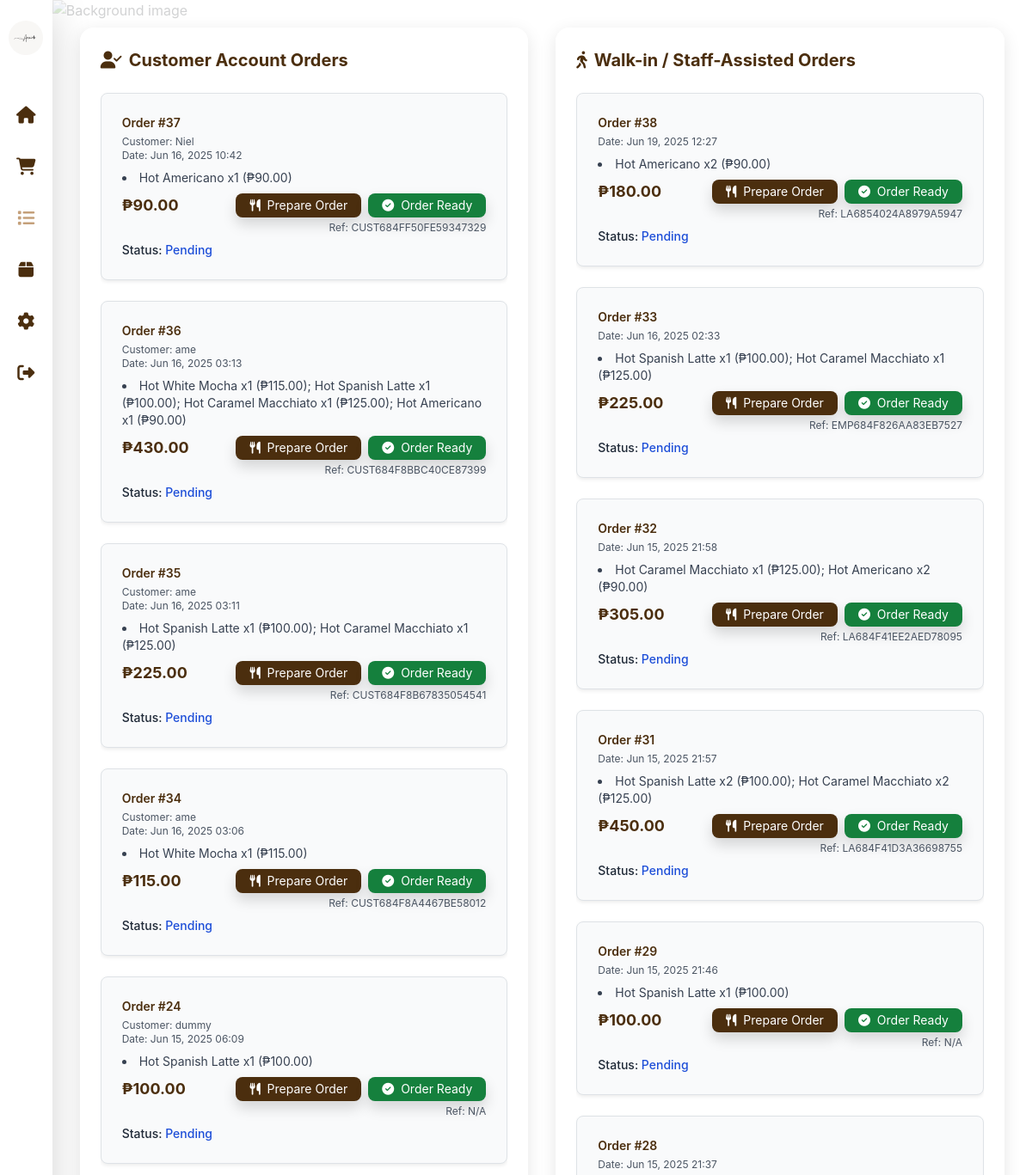
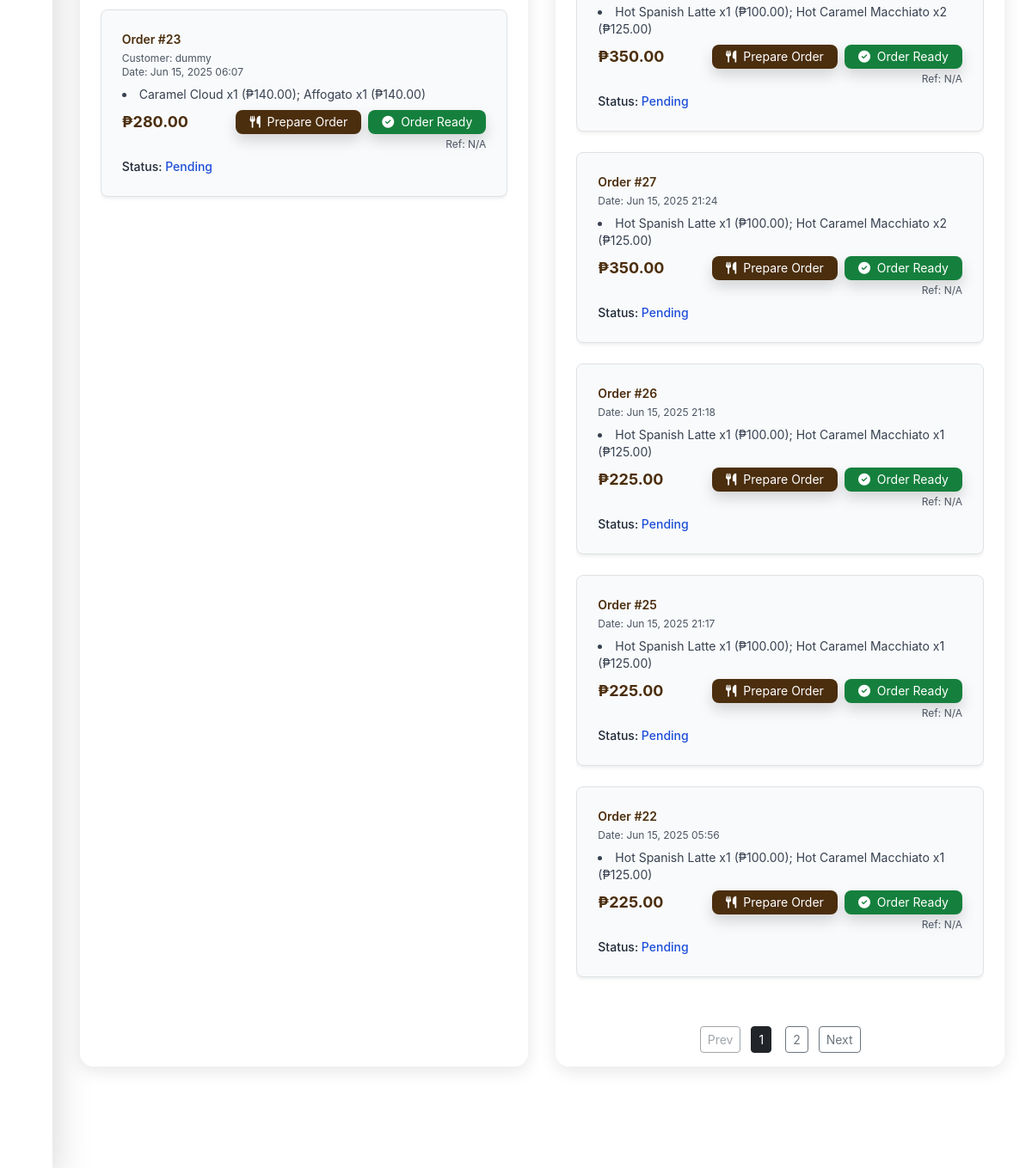
The app's page /all/tranlist.php (signed in) with its own data (2 pictures, top to bottom).
### tables this page shows
CREATE TABLE `orders` (
  `OrderID` int(11) NOT NULL,
  `OrderDate` timestamp NOT NULL DEFAULT current_timestamp(),
  `TotalAmount` decimal(10,2) NOT NULL,
  `OrderSID` int(11) NOT NULL
);

CREATE TABLE `customer` (
  `CustomerID` int(11) NOT NULL,
  `CustomerFN` varchar(50) NOT NULL,
  `CustomerLN` varchar(50) NOT NULL,
  `C_Username` varchar(50) NOT NULL,
  `C_Password` varchar(255) NOT NULL,
  `C_PhoneNumber` varchar(20) NOT NULL,
  `C_Email` varchar(100) NOT NULL
);

### classes/database.php (called while the page is built, shortened)
<?php
class database {
    function opencon() {
        return new PDO('mysql:host=localhost;dbname=amaihatest', 'root', '');
    }
    function getOrdersForOwnerOrEmployee($loggedInID, $userType) {
        $con = $this->opencon();
        $sql = "
            SELECT
                o.OrderID, o.OrderDate, o.TotalAmount, os.UserTypeID, c.C_Username AS CustomerUsername,
                e.EmployeeFN AS EmployeeFirstName, e.EmployeeLN AS EmployeeLastName,
                ow.OwnerFN AS OwnerFirstName, ow.OwnerLN AS OwnerLastName,
                p.PaymentMethod, p.ReferenceNo,
                GROUP_CONCAT(CONCAT(prod.ProductName, ' x', od.Quantity, ' (₱', FORMAT(pp.UnitPrice, 2), ')') ORDER BY od.OrderDetailID SEPARATOR '; ') AS OrderItems
            FROM orders o
            JOIN ordersection os ON o.OrderSID = os.OrderSID
            LEFT JOIN customer c ON os.CustomerID = c.CustomerID
            LEFT JOIN employee e ON os.EmployeeID = e.EmployeeID
            LEFT JOIN owner ow ON os.OwnerID = ow.OwnerID
            LEFT JOIN payment p ON o.OrderID = p.OrderID
            LEFT JOIN orderdetails od ON o.OrderID = od.OrderID
            LEFT JOIN product prod ON od.ProductID = prod.ProductID
            LEFT JOIN productprices pp ON od.PriceID = pp.PriceID
            GROUP BY o.OrderID
            ORDER BY o.OrderDate DESC
        ";
        $stmt = $con->prepare($sql);
        $stmt->execute();
        return $stmt->fetchAll(PDO::FETCH_ASSOC);
    }
}

### all/tranlist.php (the view, shortened to what this page needs)
<?php
$loggedInUserType = null;
$loggedInID = null;
if (isset($_SESSION['OwnerID'])) {
    $loggedInUserType = 'owner';
    $loggedInID = $_SESSION['OwnerID'];
} elseif (isset($_SESSION['EmployeeID'])) {
    $loggedInUserType = 'employee';
    $loggedInID = $_SESSION['EmployeeID'];
} else {
    header('Location: login.php');
    exit();
}
require_once('../classes/database.php');
$con = new database();
$allOrders = $con->getOrdersForOwnerOrEmployee($loggedInID, $loggedInUserType);
$customerAccountOrders = [];
$walkinStaffOrders = [];
foreach ($allOrders as $transaction) {
    if ($transaction['UserTypeID'] == 3 && !empty($transaction['CustomerUsername'])) {
        $customerAccountOrders[] = $transaction;
    } else {
        $walkinStaffOrders[] = $transaction;
    }
}
?>
<!DOCTYPE html>
<html lang="en">
<head>
  <script src="https://cdn.tailwindcss.com"></script>
  <link href="https://cdnjs.cloudflare.com/ajax/libs/font-awesome/6.5.0/css/all.min.css" rel="stylesheet"/>
  <link href="https://cdn.jsdelivr.net/npm/bootstrap@5.3.3/dist/css/bootstrap.min.css" rel="stylesheet">
</head>
<body class="min-h-screen flex">
<?php if ($loggedInUserType == 'owner'): ?>
<aside class="bg-white bg-opacity-90 backdrop-blur-sm w-16 flex flex-col items-center py-6 space-y-8 shadow-lg">
    <img src="../images/logo.png" alt="Logo" class="w-10 h-10 rounded-full mb-4" />
    <?php $current = basename($_SERVER['PHP_SELF']); ?>
    <button title="Dashboard" onclick="window.location.href='../Owner/dashboard.php'">
        <i class="fas fa-chart-line text-xl <?= $current == 'dashboard.php' ? 'text-[#C4A07A]' : 'text-[#4B2E0E]' ?>"></i>
    </button>
    <button title="Home" onclick="window.location.href='../Owner/mainpage.php'">
        <i class="fas fa-home text-xl <?= $current == 'mainpage.php' ? 'text-[#C4A07A]' : 'text-[#4B2E0E]' ?>"></i>
    </button>
    <button title="Orders" onclick="window.location.href='../Owner/page.php'">
        <i class="fas fa-shopping-cart text-xl <?= $current == 'page.php' ? 'text-[#C4A07A]' : 'text-[#4B2E0E]' ?>"></i>
    </button>
    <button title="Order List" onclick="window.location.href='../all/tranlist.php'">
        <i class="fas fa-list text-xl <?= $current == 'tranlist.php' ? 'text-[#C4A07A]' : 'text-[#4B2E0E]' ?>"></i>
    </button>
    <button title="Inventory" onclick="window.location.href='../Owner/product.php'">
        <i class="fas fa-box text-xl <?= $current == 'product.php' ? 'text-[#C4A07A]' : 'text-[#4B2E0E]' ?>"></i>
    </button>
    <button title="Users" onclick="window.location.href='../Owner/user.php'">
        <i class="fas fa-users text-xl <?= $current == 'user.php' ? 'text-[#C4A07A]' : 'text-[#4B2E0E]' ?>"></i>
    </button>
    <button title="Settings" onclick="window.location.href='../all/setting.php'">
        <i class="fas fa-cog text-xl <?= $current == 'setting.php' ? 'text-[#C4A07A]' : 'text-[#4B2E0E]' ?>"></i>
    </button>
    <button id="logout-btn" title="Logout">
        <i class="fas fa-sign-out-alt text-xl text-[#4B2E0E]"></i>
    </button>
</aside>
<?php elseif ($loggedInUserType == 'employee'): ?>
   <?php $current = basename($_SERVER['PHP_SELF']); ?>
<aside class="bg-white bg-opacity-90 backdrop-blur-sm w-16 flex flex-col items-center py-6 space-y-8 shadow-lg">
  <img src="../images/logo.png" alt="Logo" class="w-10 h-10 rounded-full mb-4" />
  <button title="Home" onclick="window.location.href='../Employee/employesmain.php'">
      <i class="fas fa-home text-xl <?= $current == 'employesmain.php' ? 'text-[#C4A07A]' : 'text-[#4B2E0E]' ?>"></i>
  </button>
  <button title="Cart" onclick="window.location.href='../Employee/employeepage.php'">
      <i class="fas fa-shopping-cart text-xl <?= $current == 'employeepage.php' ? 'text-[#C4A07A]' : 'text-[#4B2E0E]' ?>"></i>
  </button>
  <button title="Transaction Records" onclick="window.location.href='../all/tranlist.php'">
      <i class="fas fa-list text-xl <?= $current == 'tranlist.php' ? 'text-[#C4A07A]' : 'text-[#4B2E0E]' ?>"></i>
  </button>
  <button title="Box" onclick="window.location.href='../Employee/productemployee.php'">
      <i class="fas fa-box text-xl <?= $current == 'productemployee.php' ? 'text-[#C4A07A]' : 'text-[#4B2E0E]' ?>"></i>
  </button>
  <button title="Settings" onclick="window.location.href='../all/setting.php'">
      <i class="fas fa-cog text-xl <?= $current == 'setting.php' ? 'text-[#C4A07A]' : 'text-[#4B2E0E]' ?>"></i>
  </button>
  <button id="logout-btn" title="Logout">
      <i class="fas fa-sign-out-alt text-xl text-[#4B2E0E]"></i>
  </button>
</aside>
<?php endif; ?>
<div class="main-content">
  <img src="../images/Labg.png" alt="Background image" class="bg-image" />
  <div class="flex-wrapper relative z-10">
    <div class="order-section">
      <h1 class="text-xl font-bold text-[#4B2E0E] mb-4 flex items-center gap-2">
        <i class="fas fa-user-check"></i> Customer Account Orders
      </h1>
      <div id="customer-orders" class="order-list-wrapper">
        <?php foreach ($customerAccountOrders as $transaction): ?>
          <div class="border border-gray-200 rounded-lg p-4 bg-gray-50 shadow-sm mb-4">
            <p class="text-sm font-semibold text-[#4B2E0E] mb-1">Order #<?= htmlspecialchars($transaction['OrderID']) ?></p>
            <p class="text-xs text-gray-600 mb-2">
              Customer: <?= htmlspecialchars($transaction['CustomerUsername']) ?><br>
              Date: <?= htmlspecialchars(date('M d, Y H:i', strtotime($transaction['OrderDate']))) ?>
            </p>
            <ul class="text-sm text-gray-700 list-disc list-inside mb-2">
              <li><?= nl2br(htmlspecialchars($transaction['OrderItems'])) ?></li>
            </ul>
            <div class="flex justify-between items-center mt-2">
              <span class="font-bold text-lg text-[#4B2E0E]">₱<?= number_format($transaction['TotalAmount'], 2) ?></span>
              <div class="flex gap-2">
                <button id="prep_btn" class="bg-[#4B2E0E] hover:bg-[#3a240c] text-white px-3 py-1 rounded-lg text-sm shadow transition duration-150"
                data-id="<?= $transaction['OrderID'] ?>"
                  data-status="Preparing Order">
                  <i class="fas fa-utensils mr-1"></i> Prepare Order
                  </button>
                <button id="order_btn" class="bg-green-700 hover:bg-green-800 text-white px-3 py-1 rounded-lg text-sm shadow transition duration-150"
                data-id="<?= $transaction['OrderID'] ?>"
                data-status="Order Ready">
               <i class="fas fa-check-circle mr-1"></i> Order Ready
               </button>
              </div>
            </div>
            <div class="text-right text-xs text-gray-600 mt-1">
              Ref: <?= htmlspecialchars($transaction['ReferenceNo'] ?? 'N/A') ?>
            </div>
            <div class="text-sm mt-2 text-gray-800 font-medium" id="status-<?= $transaction['OrderID'] ?>">
              Status: <span class="text-blue-700">Pending</span>
            </div>
          </div>
        <?php endforeach; ?>
      </div>
    </div>
    <div class="order-section">
      <h1 class="text-xl font-bold text-[#4B2E0E] mb-4 flex items-center gap-2">
        <i class="fas fa-walking"></i> Walk-in / Staff-Assisted Orders
      </h1>
      <div id="walkin-orders" class="order-list-wrapper">
        <?php foreach ($walkinStaffOrders as $transaction): ?>
          <div class="border border-gray-200 rounded-lg p-4 bg-gray-50 shadow-sm mb-4">
            <p class="text-sm font-semibold text-[#4B2E0E] mb-1">Order #<?= htmlspecialchars($transaction['OrderID']) ?></p>
            <p class="text-xs text-gray-600 mb-2">
              Date: <?= htmlspecialchars(date('M d, Y H:i', strtotime($transaction['OrderDate']))) ?>
            </p>
            <ul class="text-sm text-gray-700 list-disc list-inside mb-2">
              <li><?= nl2br(htmlspecialchars($transaction['OrderItems'])) ?></li>
            </ul>
            <div class="flex justify-between items-center mt-2">
              <span class="font-bold text-lg text-[#4B2E0E]">₱<?= number_format($transaction['TotalAmount'], 2) ?></span>
              <div class="flex gap-2">
                <button id="prep_btn"class="bg-[#4B2E0E] hover:bg-[#3a240c] text-white px-3 py-1 rounded-lg text-sm shadow transition duration-150"
                data-id="<?php echo $transaction['OrderID']; ?>"
        data-status="Preparing Order">
                  <i class="fas fa-utensils mr-1"></i> Prepare Order
                  </button>
                <button id="order_btn" class="bg-green-700 hover:bg-green-800 text-white px-3 py-1 rounded-lg text-sm shadow transition duration-150"
                data-id="<?php echo $transaction['OrderID']; ?>"
        data-status="Order Ready">
               <i class="fas fa-check-circle mr-1"></i> Order Ready
               </button>
              </div>
            </div>
            <div class="text-right text-xs text-gray-600 mt-1">
              Ref: <?= htmlspecialchars($transaction['ReferenceNo'] ?? 'N/A') ?>
            </div>
            <div class="text-sm mt-2 text-gray-800 font-medium" id="status-<?= $transaction['OrderID'] ?>">
              Status: <span class="text-blue-700">Pending</span>
            </div>
          </div>
        <?php endforeach; ?>
      </div>
      <div id="walkin-pagination" class="pagination-bar d-flex justify-content-center flex-wrap gap-2"></div>
    </div>
  </div>
</div>
</body>
</html>

### all/tranlist.php (style rules this page uses)
body { font-family: 'Inter', sans-serif; background: url('../images/LAbg.png') no-repeat center center/cover; }
.main-content { flex-grow: 1; padding: 1rem; position: relative; display: flex; flex-direction: column; align-items: stretch; justify-content: flex-start; width: 100%; }
.main-content .bg-image { position: absolute; inset: 0; width: 100%; height: 100%; object-fit: cover; opacity: 0.2; z-index: -10; }
.flex-wrapper { flex-grow: 1; display: grid; grid-template-columns: repeat(auto-fit, minmax(400px, 1fr)); gap: 2rem; padding: 1rem; }
.order-section { position: relative; display: flex; flex-direction: column; background: rgba(255, 255, 255, 0.9); backdrop-filter: blur(8px); border-radius: 1rem; padding: 1.5rem; box-shadow: 0 5px 20px rgba(0, 0, 0, 0.1); height: calc(100vh - 150px); overflow: hidden; }
.order-list-wrapper { overflow-y: auto; flex-grow: 1; margin-bottom: 3.5rem; }
.pagination-bar { position: absolute; bottom: 1rem; left: 0; right: 0; }

### records on screen
orders: OrderID "37", customer.C_Username "Niel", OrderDate "Jun 16, 2025 10:42", OrderItems "Hot Americano x1 (₱90.00)", TotalAmount "90.00", ReferenceNo "CUST684FF50FE59347329"
orders: OrderID "36", customer.C_Username "ame", OrderDate "Jun 16, 2025 03:13", OrderItems "Hot White Mocha x1 (₱115.00); Hot Spanish Latte x1 (₱100.00); Hot Caramel Macchiato x1 (₱125.00); Hot Americano x1 (₱90.00)", TotalAmount "430.00", ReferenceNo "CUST684F8BBC40CE87399"
orders: OrderID "35", customer.C_Username "ame", OrderDate "Jun 16, 2025 03:11", OrderItems "Hot Spanish Latte x1 (₱100.00); Hot Caramel Macchiato x1 (₱125.00)", TotalAmount "225.00", ReferenceNo "CUST684F8B67835054541"
orders: OrderID "34", customer.C_Username "ame", OrderDate "Jun 16, 2025 03:06", OrderItems "Hot White Mocha x1 (₱115.00)", TotalAmount "115.00", ReferenceNo "CUST684F8A4467BE58012"
orders: OrderID "24", customer.C_Username "dummy", OrderDate "Jun 15, 2025 06:09", OrderItems "Hot Spanish Latte x1 (₱100.00)", TotalAmount "100.00", ReferenceNo "N/A"
orders: OrderID "23", customer.C_Username "dummy", OrderDate "Jun 15, 2025 06:07", OrderItems "Caramel Cloud x1 (₱140.00); Affogato x1 (₱140.00)", TotalAmount "280.00", ReferenceNo "N/A"
orders: OrderID "38", OrderDate "Jun 19, 2025 12:27", OrderItems "Hot Americano x2 (₱90.00)", TotalAmount "180.00", ReferenceNo "LA6854024A8979A5947"
orders: OrderID "33", OrderDate "Jun 16, 2025 02:33", OrderItems "Hot Spanish Latte x1 (₱100.00); Hot Caramel Macchiato x1 (₱125.00)", TotalAmount "225.00", ReferenceNo "EMP684F826AA83EB7527"
orders: OrderID "32", OrderDate "Jun 15, 2025 21:58", OrderItems "Hot Caramel Macchiato x1 (₱125.00); Hot Americano x2 (₱90.00)", TotalAmount "305.00", ReferenceNo "LA684F41EE2AED78095"
orders: OrderID "31", OrderDate "Jun 15, 2025 21:57", OrderItems "Hot Spanish Latte x2 (₱100.00); Hot Caramel Macchiato x2 (₱125.00)", TotalAmount "450.00", ReferenceNo "LA684F41D3A36698755"
orders: OrderID "29", OrderDate "Jun 15, 2025 21:46", OrderItems "Hot Spanish Latte x1 (₱100.00)", TotalAmount "100.00", ReferenceNo "N/A"
orders: OrderID "28", OrderDate "Jun 15, 2025 21:37", OrderItems "Hot Spanish Latte x1 (₱100.00); Hot Caramel Macchiato x2 (₱125.00)", TotalAmount "350.00", ReferenceNo "N/A"
orders: OrderID "27", OrderDate "Jun 15, 2025 21:24", OrderItems "Hot Spanish Latte x1 (₱100.00); Hot Caramel Macchiato x2 (₱125.00)", TotalAmount "350.00", ReferenceNo "N/A"
orders: OrderID "26", OrderDate "Jun 15, 2025 21:18", OrderItems "Hot Spanish Latte x1 (₱100.00); Hot Caramel Macchiato x1 (₱125.00)", TotalAmount "225.00", ReferenceNo "N/A"
orders: OrderID "25", OrderDate "Jun 15, 2025 21:17", OrderItems "Hot Spanish Latte x1 (₱100.00); Hot Caramel Macchiato x1 (₱125.00)", TotalAmount "225.00", ReferenceNo "N/A"
orders: OrderID "22", OrderDate "Jun 15, 2025 05:56", OrderItems "Hot Spanish Latte x1 (₱100.00); Hot Caramel Macchiato x1 (₱125.00)", TotalAmount "225.00", ReferenceNo "N/A"
